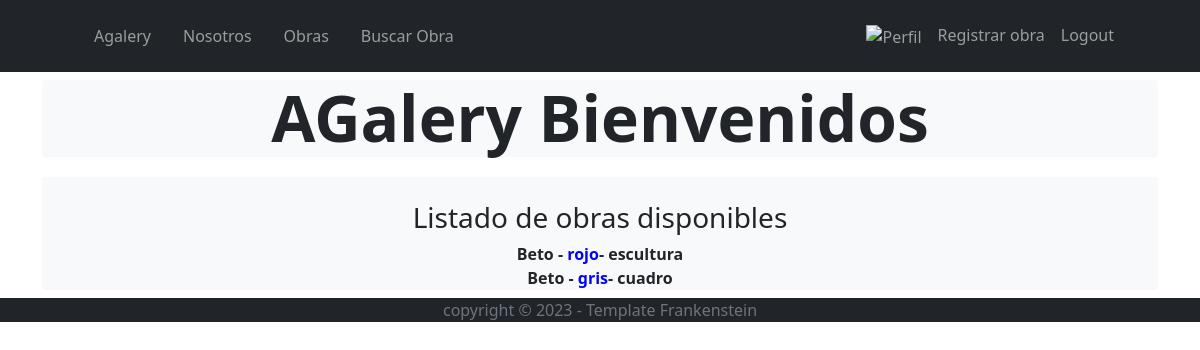
The page /obra/ (signed in) on the database as committed earlier.
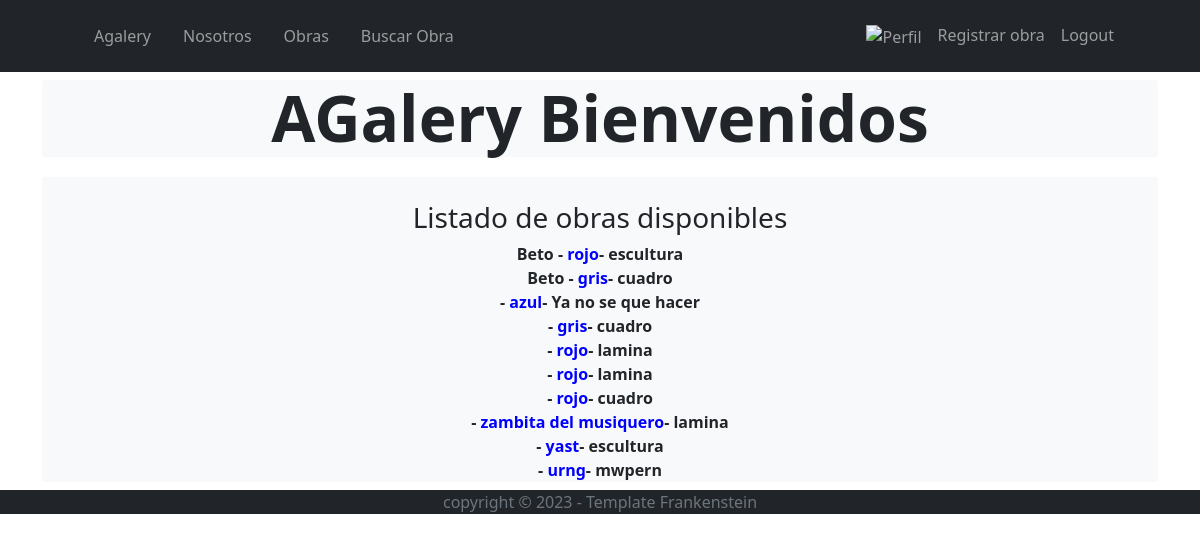
The same page on the database as committed later.
### agalery/models.py (models this page shows, shortened)
class obra(models.Model):
     nombre = models.CharField(max_length=100, help_text="Nombre")
     apellido = models.CharField(max_length=100, help_text="Apellido")
     titulo = models.CharField(max_length=200, help_text="Titulo de la obra")
     descripcion = models.TextField(max_length=300, help_text="Descripción de la obre en 300 caracteres")
     imagen = models.ImageField(upload_to='imagen', null=True)
     precio = models.IntegerField(default=1)
     vendida = models.BooleanField(default= False)

### agalery/views.py (the view)
# urls.py: path('obra/', views.todas_obras, name='obra'),
def todas_obras(request):
      obras = obra.objects.all()
      return render(request, 'agalery/obra.html', {'obras': obras})

### agalery/templates/agalery/obra.html
{% extends "agalery/padre.html"%}
        {% block contenido %}
        <section class="pt-4">
            <div class="container">
                <div class="row center gx-lg-5">
            <h3>Listado de obras disponibles</h3>
            {% for obra in obras %}
                <b>{{obra.nombre}} - <FONT COLOR="blue">{{ obra.titulo }}</FONT>- {{ obra.descripcion }} </b> <br>
            {% endfor %}
{% endblock %}

Rows that differ between the two databases and show on the page:
added obra: titulo "azul", descripcion "Ya no se que hacer"
added obra: titulo "gris", descripcion "cuadro"
added obra: titulo "rojo", descripcion "lamina"
added obra: titulo "rojo", descripcion "lamina"
added obra: titulo "rojo", descripcion "cuadro"
added obra: titulo "zambita del musiquero", descripcion "lamina"
added obra: titulo "yast", descripcion "escultura"
added obra: titulo "urng", descripcion "mwpern"
